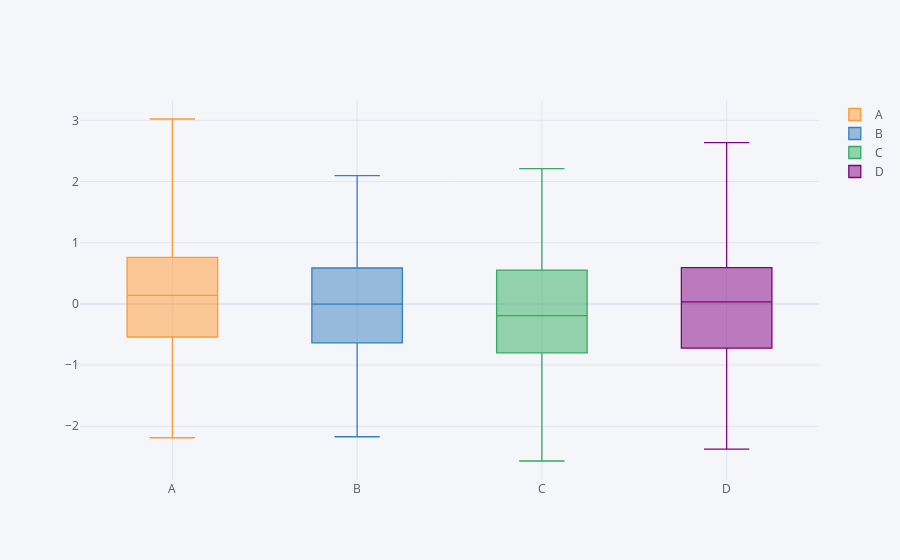

Notebook cell for this chart:
### Markdown cell above
### Boxplots

### Code cell
df.iplot(kind='box')
